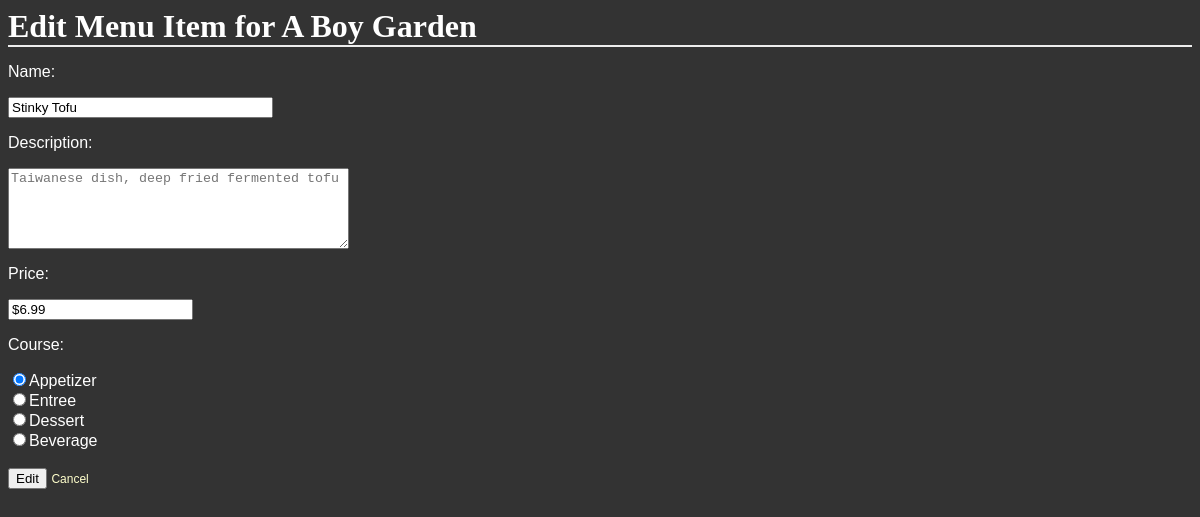
The app's page /restaurant/3/menu/19/edit with its own data.
### database_setup.py (models this page shows, shortened)
class Restaurant(Base):
    __tablename__ = 'restaurant'
    id = Column(Integer, primary_key=True)
    name = Column(String(250), nullable=False)

class MenuItem(Base):
    __tablename__ = 'menu_item'
    name = Column(String(80), nullable=False)
    id = Column(Integer, primary_key=True)
    description = Column(String(250))
    price = Column(String(8))
    course = Column(String(250))
    restaurant_id = Column(Integer, ForeignKey('restaurant.id'))
    restaurant = relationship(Restaurant)

### finalproject.py (the view)
@app.route('/restaurant/<int:restaurant_id>/menu/<int:menu_id>/edit', methods=['GET', 'POST'])
def editMenuItem(restaurant_id, menu_id):
    restaurant = session.query(Restaurant).filter_by(id=restaurant_id).one()
    item = session.query(MenuItem).filter_by(id=menu_id).one()
    if request.method == 'POST':
        if request.form['name'] and request.form['description'] and request.form['price'] and request.form['course']:
            item.name = request.form['name']
            item.description = request.form['description']
            item.price = request.form['price']
            item.course = request.form['course']
            session.add(item)
            session.commit()
            flash("Menu Item Successfully Edited!")
            return redirect(url_for('showMenu', restaurant_id=restaurant_id))
    else:
        return render_template('editmenuitem 2.html', restaurant=restaurant, restaurant_id=restaurant_id, item=item, menu_id=menu_id)

### templates/editmenuitem 2.html
<html>
<head>
	<link rel=stylesheet type=text/css href="{{ url_for('static', filename='styles 2.css') }}">
</head>
<body>
	<p><h1>Edit Menu Item for {{restaurant.name}}</h1></p>
	<form action="{{ url_for('editMenuItem', restaurant_id=restaurant_id, menu_id=menu_id) }}" method="post">
		<p>Name:</p>
		<input type="text" size="30" name='name' value="{{item.name}}">
		<p>Description:</p>
		<textarea rows='5' cols='40' name='description' placeholder="{{item.description}}"></textarea>
		<p>Price:</p>
		<input type="text" name='price' value="{{item.price}}">
		<p>Course:</p>
		{% if item.course == 'Appetizer' %}
		<input type='radio' name='course' value='Appetizer' checked>Appetizer
		<br>
		{% else %}
		<input type='radio' name='course' value='Appetizer'>Appetizer
		<br>
		{% endif %}
		{% if item.course == 'Entree' %}
		<input type='radio' name='course' value='Entree' checked>Entree
		<br>
		{% else %}
		<input type='radio' name='course' value='Entree'>Entree
		<br>
		{% endif %}
		{% if item.course == 'Dessert' %}
		<input type='radio' name='course' value='Dessert' checked>Dessert
		<br>
		{% else %}
		<input type='radio' name='course' value='Dessert'>Dessert
		<br>
		{% endif %}
		{% if item.course == 'Beverage' %}
		<input type='radio' name='course' value='Beverage' checked>Beverage
		<br>
		{% else %}
		<input type='radio' name='course' value='Beverage'>Beverage
		<br>
		{% endif %}
		<br>
		<input type="submit" value="Edit">
		<a href="{{ url_for('showMenu', restaurant_id=restaurant_id) }}">Cancel</a>
</body>
</html>

### static/styles 2.css (style rules this page uses)
body { font-family: sans-serif; color: white; background-color: #333333; background-image: url('https://cloud.githubusercontent.com/assets/9041401/6119508/7cbced14-b07e-11e4-9dbd-f01488203879.jpg'); }
h1, h2, h3, h4 { color: #FFFFFF; }
h1, h2 { font-family: 'Georgia', serif; margin: 0; }
h1 { border-bottom: 2px solid #eee; }
p { color: #ffffff; }
a { text-decoration: none; color:#FFFFCC; font-size: .75em; }

### records on screen
Restaurant: name "A Boy Garden"
MenuItem: name "Stinky Tofu", description "Taiwanese dish, deep fried fermented tofu", price "$6.99"
